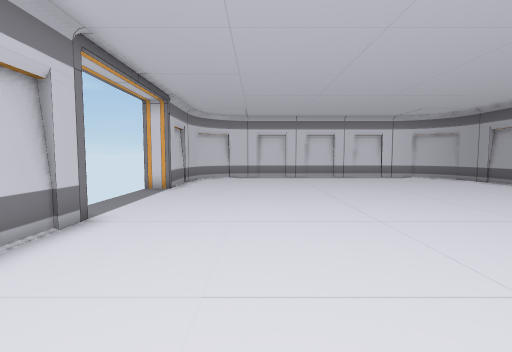
[1] (above)

12 first-person views from a walk through a 3-D level made in the Unity game engine. The camera is 1.3 m above the floor, tilts 4° down and sees 85° across. Doors are open. The floor is counted in squares, 1 m on a side. Each view is taken from the middle of a square. On the plan, view 1 faces up. The plan holds only what a view shows up to about 13 squares ahead; the rest is blank. The player character is not drawn. Some animated figures are left out.

[2]
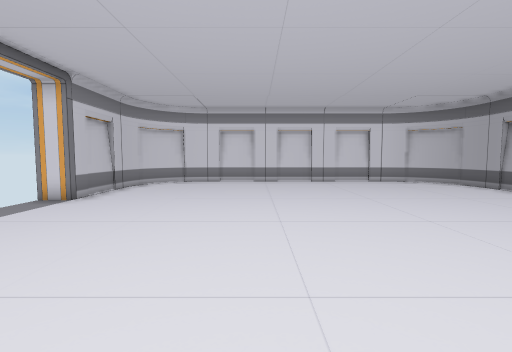

[3]
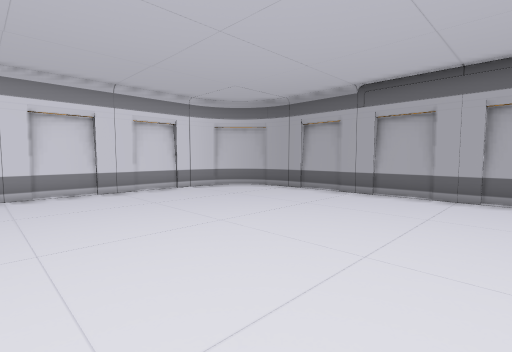

[4]
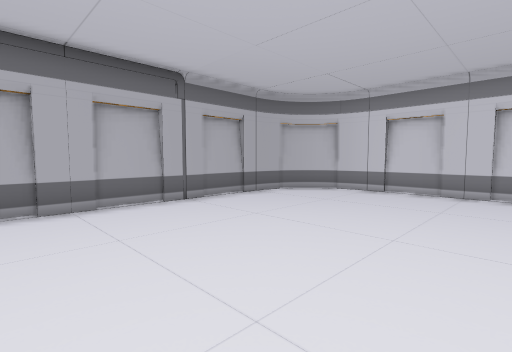

[5]
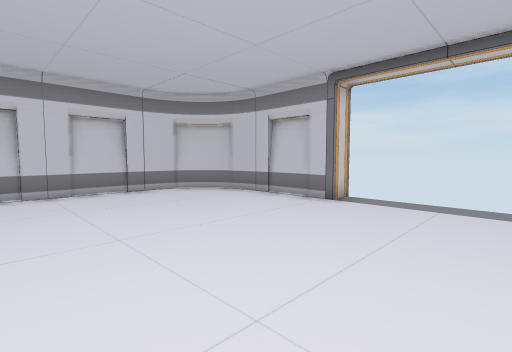

[6]
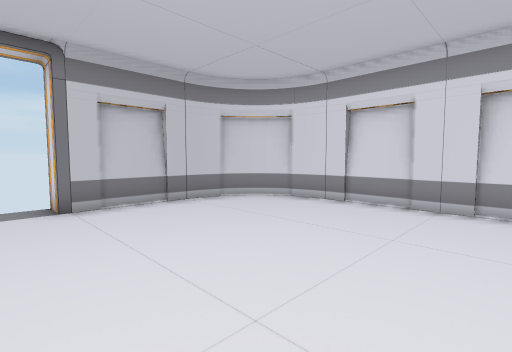

[7]
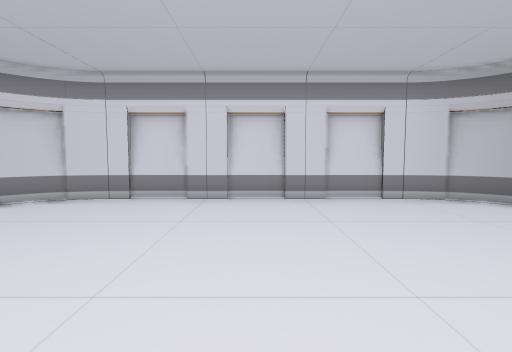

[8]
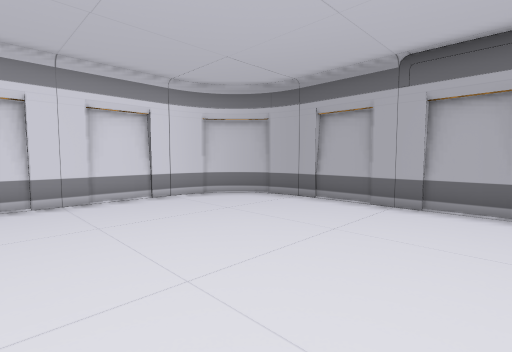

[9]
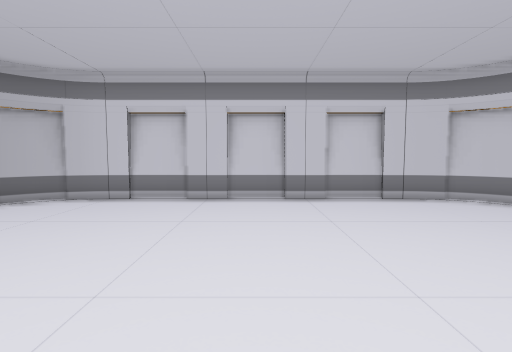

[10]
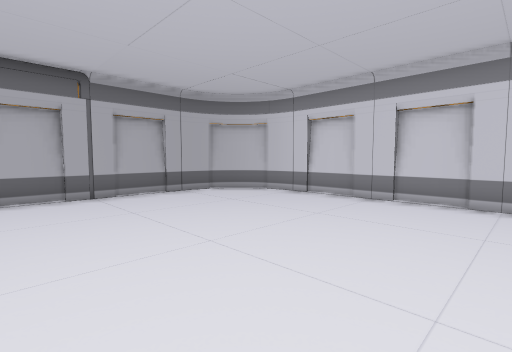

[11]
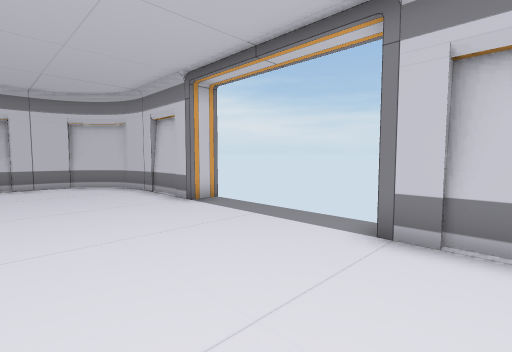

[12]
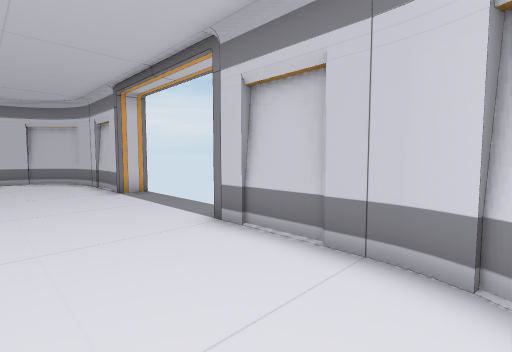

### Floor plan
Points are (right, up) in squares from view 1. A wall is a line through its corners. A room is listed if a view was taken in it or the views show most of it. See-through windows are left out.
Room 1 (views 1, 2, 3, 4, 5, 6, 7, 8, 9, 10, 11, 12)
walls: (-3.5, 5.8) (-3.5, 2); (11.5, 14.9) (11.4, 15.4); (11.4, 15.3) (11.2, 15.7); (-0.8, 17.5) (-1.3, 17.4); (-3.4, 15.4) (-3.5, 14.8); (-1.2, 17.4) (-1.6, 17.3); (-3.2, 15.8) (-3.5, 15) (-3.5, 11.3); (11.4, 15.6) (11, 16.3) (10.4, 17); (9.3, 17.4) (8.8, 17.5); (9, 17.6) (-1, 17.6); (9.7, 17.3) (9.2, 17.4); (11.2, 16.1) (10.6, 16.9) (9.6, 17.4); (-3.5, 2.2) (-3.4, 1.7); (-1.7, 17.4) (-2.1, 17.2) (-2.6, 16.8); (-2.8, 16.6) (-3.2, 16.1); (10.7, 16.7) (10.1, 17.2); (-2.5, 16.9) (-3, 16.3) (-3.4, 15.6); (-3.4, 1.8) (-3.3, 1.3); (11.6, 2) (11.6, 15); (11.4, 1.6) (11.5, 2.1); (11.3, 1.3) (11.4, 1.8); (-3.4, 1.3) (-3.1, 0.7) (-2.4, 0) (-1.6, -0.4); (8.9, -0.5) (9.3, -0.4); (9.2, -0.4) (9.7, -0.2); (-1, -0.6) (9, -0.6); (-3.2, 0.9) (-2.7, 0.3) (-2.1, -0.2); (-1.4, -0.4) (-0.9, -0.5); (-1.7, -0.3) (-1.2, -0.4); (9.6, -0.4) (10.2, -0.1); (10.8, 0.4) (11.2, 0.9); (10.5, 0.1) (11, 0.6) (11.4, 1.4); (10.1, -0.2) (10.6, 0.2)
ways out: open door at (-4, 8.5)

Where each view was taken, in squares from view 1:
view 1: 0 up, 0 right, facing up
view 2: 3 up, 2 right, facing up
view 3: 7 up, 2 right, facing up-right
view 4: 10 up, 4 right, facing down-right
view 5: 10 up, 4 right, facing down-left
view 6: 10 up, 4 right, facing up-left
view 7: 9 up, 4 right, facing up
view 8: 9 up, 4 right, facing up-right
view 9: 8 up, 4 right, facing down
view 10: 8 up, 2 right, facing down-right
view 11: 13 up, 1 right, facing down-left
view 12: 16 up, 0 right, facing down-left
